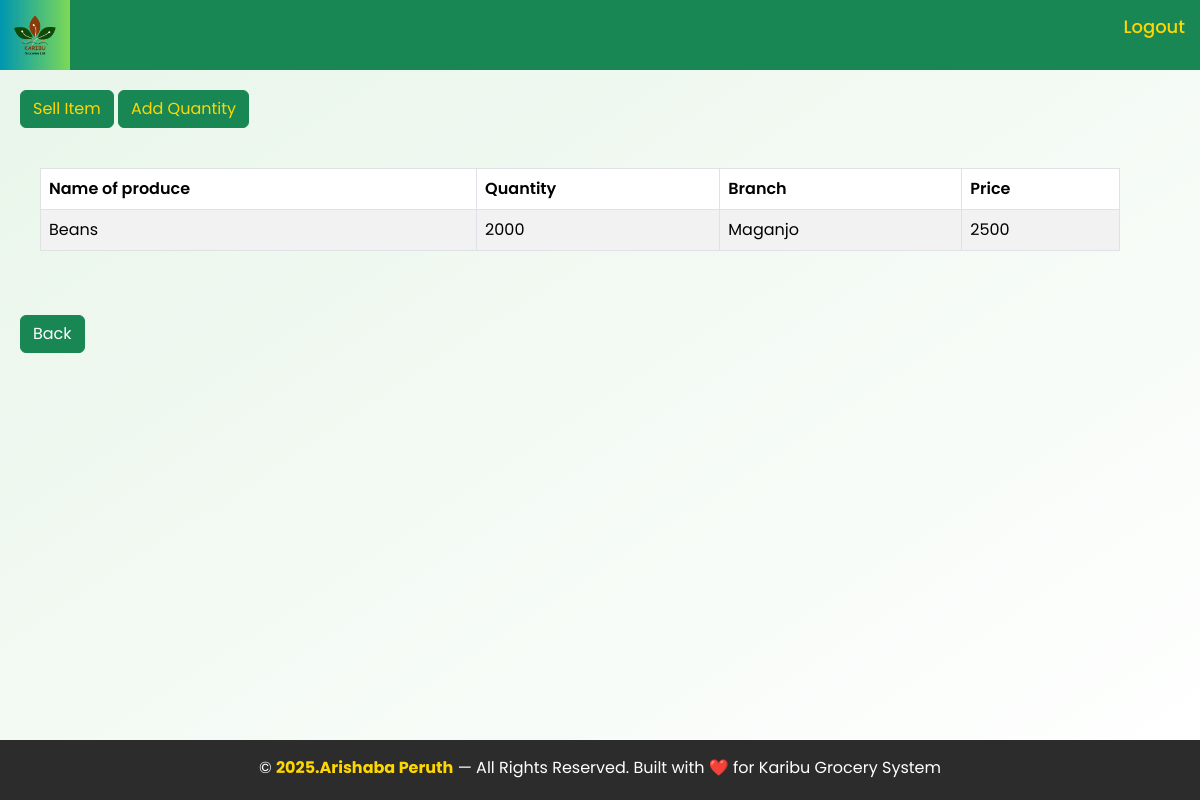
The app's page /home/2/ (signed in), older data.
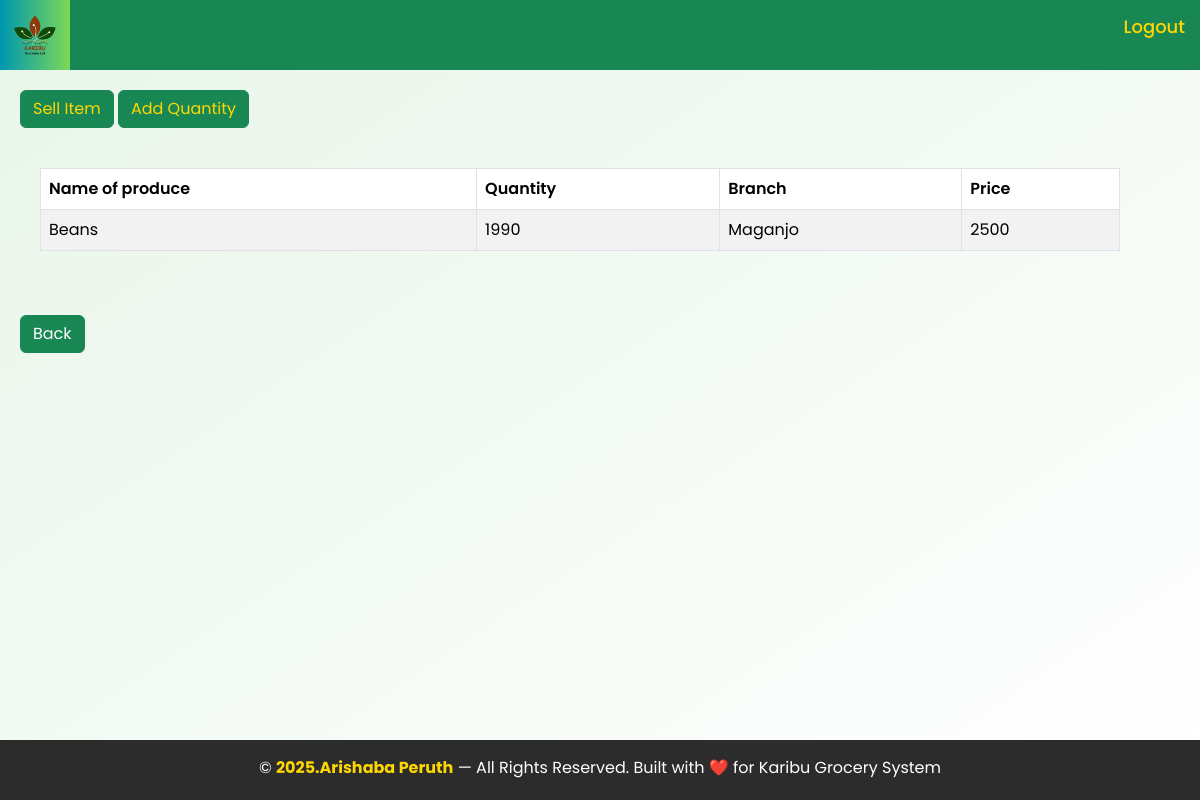
The same page, newer data.
### homeapp/models.py (models this page shows, shortened)
class Stock(models.Model):
    Name_of_produce = models.CharField(max_length=100, null=True)
    Produce_type = models.CharField(choices=[("Internal","Internal"), ("External","External")] ,blank=True, null=True)
    Date = models.DateField(auto_now_add=True)
    Tonnage_in_kgs = models.IntegerField(blank=False, default=0)
    total_quantity = models.IntegerField(default=0,blank=True, null=True)
    Cost = models.IntegerField(blank=False, default=0)
    Unit_price = models.IntegerField(blank=True, null=True)
    Dealer_name = models.CharField(blank=False, default=0)
    Branch = models.ForeignKey(Branch,blank=True, null=True, on_delete=models.CASCADE)
    Contact = models.IntegerField(default=0, blank=False)
    received_quantity = models.IntegerField(default=0,blank=True,null=True)

class Branch(models.Model):
    branch_name = models.CharField(max_length=255, null=True)
    def __str__(self):
        return self.branch_name

### homeapp/views.py (the view)
# urls.py: path('home/<int:stock_id>/', views.stock_detail, name='stock_detail'),
@login_required
def stock_detail(request, stock_id):
    stock = Stock.objects.get(id=stock_id)
    return render(request, 'homeapp/stockdetail.html', {'stock': stock})

### homeapp/templates/homeapp/stockdetail.html (shortened to what this page needs)
{% extends 'homeapp/base.html' %}
{% load static %}
{% block content %}
    <main>
        <link rel="stylesheet" href="{% static '' %}">
        <div style="margin: 20px;">
            <a href="{% url 'sell_item' stock.id %}"><button class="btn btn-success" style="color: gold;">Sell Item</button></a>
            {% if user.is_manager or user.is_manager_2  %}
            <a href="{% url 'update_stock' stock.id %}"><button class="btn btn-success" style="color: gold;">Add Quantity</button></a>
            {% endif %}
        </div>
        <table border="1" style="width: 90%; margin: 40px;" class="table table-bordered table-striped">
            <thead style="color: gold;">
                <tr>
                    <th>Name of produce</th>
                    <th>Quantity</th>
                    <th>Branch</th>
                    <th>Price</th>
                </tr>
            </thead>
            <tbody>
                <tr>
                    <td>{{ stock.Name_of_produce }}</td>
                    <td>{{ stock.Tonnage_in_kgs }}</td>
                    <td>{{ stock.Branch }}</td>
                    <td>{{ stock.Unit_price }}</td>
                </tr>
            </tbody>
        </table><br>
        <div>
            {% if user.is_manager or user.is_manager_2 %}
            <a href="{% url 'manager' %}" style="margin: 20px;"><button class="btn btn-success">Back</button></a>
            {% endif %}
        </div>
    </main>
{% endblock %}

Row changes from the older to the newer data that the page shows:
changed Stock "Beans": Tonnage_in_kgs "2000" → "1990"
